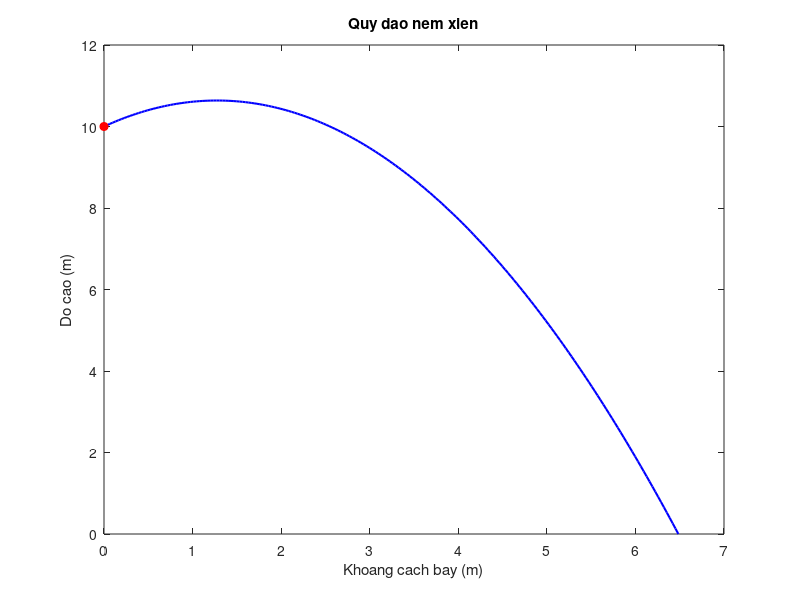

Source code (MATLAB):
clc
clear
close

alpha = 45;
h = 10;
v0 = input('Nhap van toc ban dau v0 = ');
g = 9.8;

goc = deg2rad(alpha);
t_bay = (v0*sin(goc) + sqrt((v0*sin(goc))^2 + 2*g*h)) / g;
t = linspace(0, t_bay, 200);
x = v0*cos(goc)*t;
y = h + v0*sin(goc)*t - 0.5*g*t.^2;

plot(x, y, 'b', 'LineWidth', 1.5);
xlabel('Khoang cach bay (m)');
ylabel('Do cao (m)');
title('Quy dao nem xien');
hold on;
plot(0, h, 'ro', 'MarkerFaceColor', 'r');
hold off;